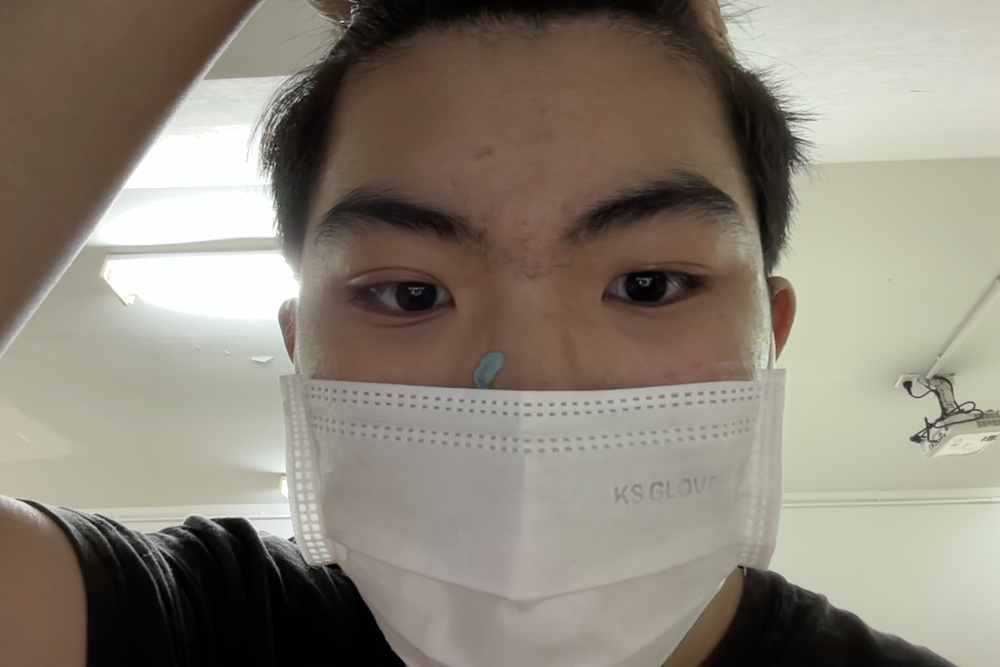
#> input picture 1.jpg, 1000 x 667 px, shrunk from 1880 x 1254 before the run, found by its file name
$ python HSV.py
#> lines starting #> are read from the running program, lines starting #| are printed output that depends on the picture; after the words box and inside, x2 and y2 are one past the last pixel; in counts of white or black regions, pixels touching at a corner belong together
import cv2
import numpy as np

def nothing(x):
    pass

# Read an image from file
image = cv2.imread('/Users/payuphatboontaokaew/Documents/GitHub/KidneyLifePlus/1.jpg')
#> image is the input picture: shape (667, 1000, 3); mean B, G, R 119.5, 131.8, 139.6

cv2.namedWindow('image') # Create a window
cv2.createTrackbar('HMin', 'image', 0, 179, nothing)
#> slider 'HMin' is set to 35
cv2.createTrackbar('SMin', 'image', 0, 255, nothing)
#> slider 'SMin' is set to 51
cv2.createTrackbar('VMin', 'image', 0, 255, nothing)
#> slider 'VMin' is set to 51
cv2.createTrackbar('HMax', 'image', 0, 179, nothing)
#> slider 'HMax' is set to 179
cv2.createTrackbar('SMax', 'image', 0, 255, nothing)
#> slider 'SMax' is set to 255
cv2.createTrackbar('VMax', 'image', 0, 255, nothing)
#> slider 'VMax' is set to 255
cv2.setTrackbarPos('HMax', 'image', 179)
cv2.setTrackbarPos('SMax', 'image', 255)
cv2.setTrackbarPos('VMax', 'image', 255)

hMin = sMin = vMin = hMax = sMax = vMax = 0
phMin = psMin = pvMin = phMax = psMax = pvMax = 0

while True:
    hMin = cv2.getTrackbarPos('HMin', 'image')
    sMin = cv2.getTrackbarPos('SMin', 'image')
    vMin = cv2.getTrackbarPos('VMin', 'image')
    hMax = cv2.getTrackbarPos('HMax', 'image')
    sMax = cv2.getTrackbarPos('SMax', 'image')
    vMax = cv2.getTrackbarPos('VMax', 'image')
    lower = np.array([hMin, sMin, vMin])
    upper = np.array([hMax, sMax, vMax])
    hsv = cv2.cvtColor(image, cv2.COLOR_BGR2HSV)
#> hsv: shape (667, 1000, 3); mean H, S, V 25.3, 47.7, 140.3
    mask = cv2.inRange(hsv, lower, upper)
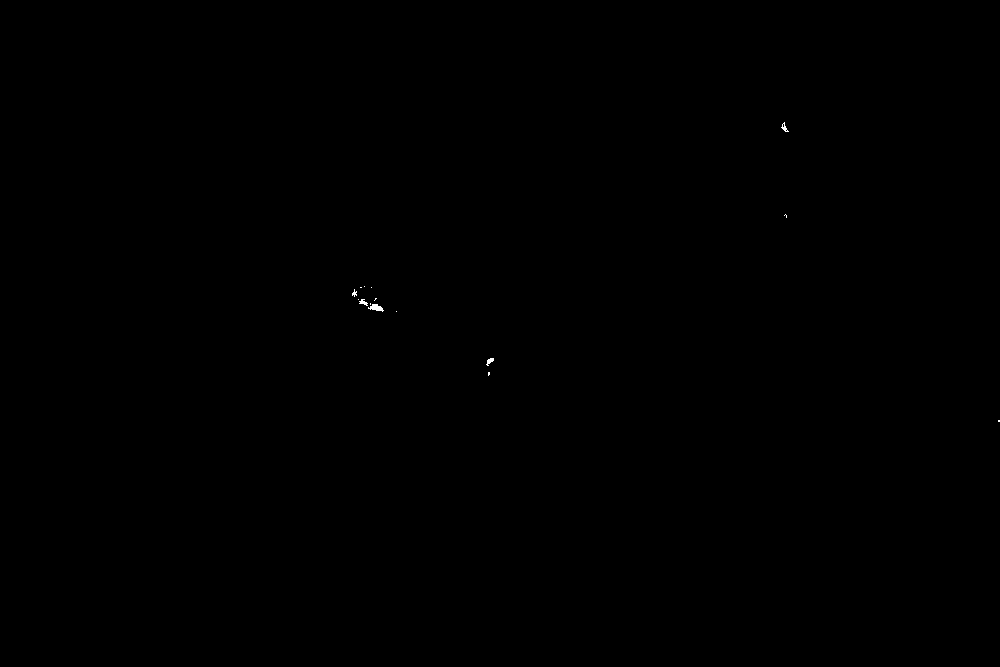
#> mask: shape (667, 1000); 0.03% white; 15 white regions (10 under 20 px), largest, box (x1, y1, x2, y2) and area: (368, 304, 384, 312) 72, (486, 358, 494, 366) 34, (359, 299, 368, 306) 33, (781, 122, 789, 132) 31, (352, 289, 357, 297) 21
    result = cv2.bitwise_and(image, image, mask=mask)
    if (
        (phMin != hMin) or (psMin != sMin) or (pvMin != vMin) or
        (phMax != hMax) or (psMax != sMax) or (pvMax != vMax)
    ):
        print("(hMin = %d, sMin = %d, vMin = %d), (hMax = %d, sMax = %d, vMax = %d)" % (
            hMin, sMin, vMin, hMax, sMax, vMax))
        phMin = hMin
        psMin = sMin
        pvMin = vMin
        phMax = hMax
        psMax = sMax
        pvMax = vMax
    cv2.imshow('image', result)
    if cv2.waitKey(10) & 0xFF == ord('q'):
#> (key q is pressed here)
        break

cv2.destroyAllWindows()
